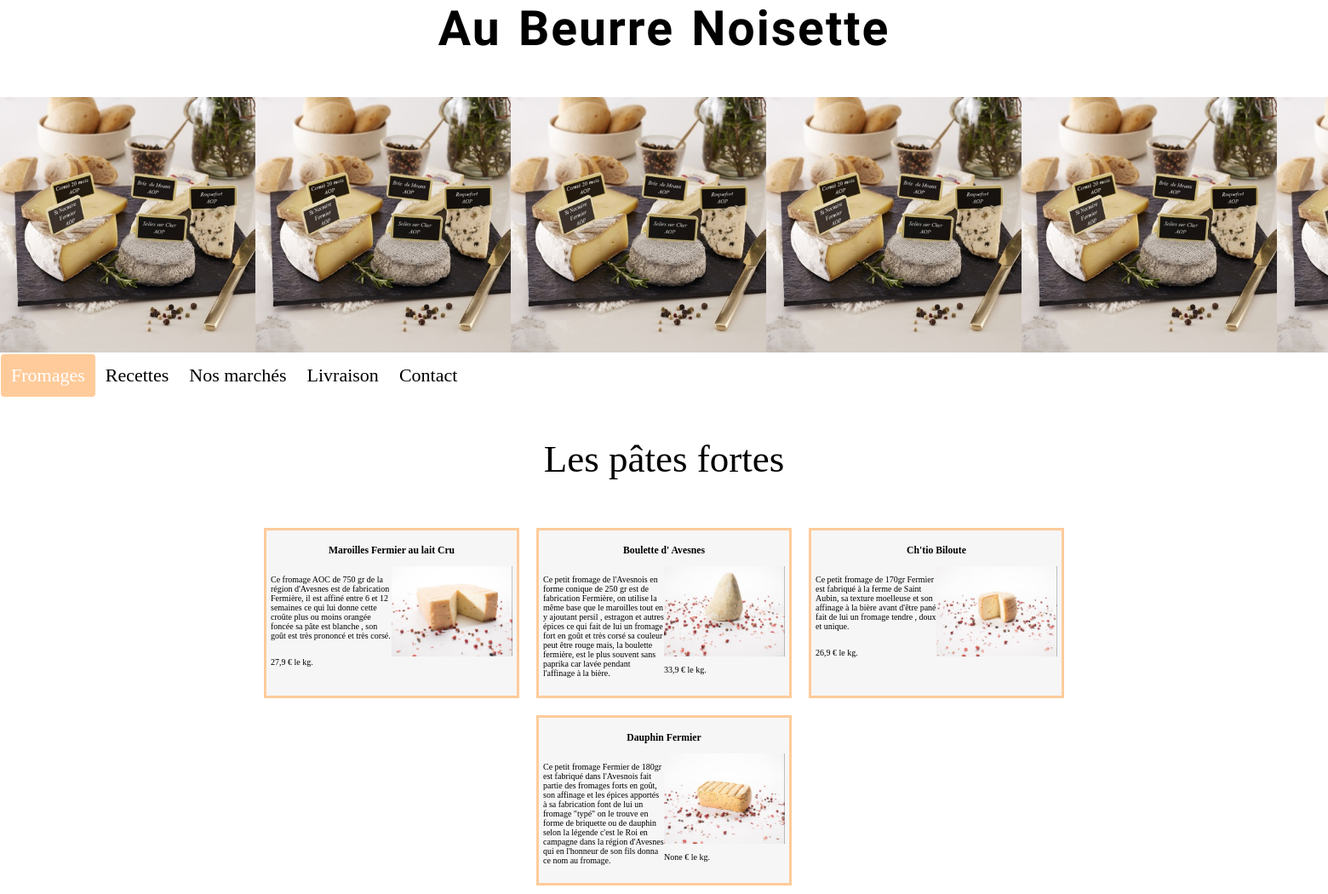
Page /pateforte/ on the committed database.
### cheese/models.py (models this page shows, shortened)
class Fromage(models.Model):
    PATEMOLLES = "PMO"
    PATEPRESSESCUITES = "PPC"
    PATEFLEURIES = "PFL"
    FROMAGEDECHEVRES = "FCH"
    FROMAGEDEBREBIS = "FBR"
    PATEPERSILLEES = "PPE"
    TRIPLECREMES = "TCR"
    PATEFORTES = "PFO"
    COMPOSITION = [
        (PATEMOLLES, "patemolles"),
        (PATEPRESSESCUITES, "patepresseescuites"),
        (PATEFLEURIES, "patefleuries"),
        (FROMAGEDECHEVRES, "fromagedechevres"),
        (FROMAGEDEBREBIS, "fromagedebrebis"),
        (PATEPERSILLEES, "patepersillees"),
        (TRIPLECREMES, "triplecremes"),
        (PATEFORTES, "patefortes"),
    ]
    name = models.CharField(max_length=150)
    slug = models.SlugField(max_length=150, unique=True, blank=True)
    origin = models.CharField(max_length=100, blank=True, verbose_name="origine")
    category = models.CharField(max_length=100, blank=True, choices=COMPOSITION, verbose_name="categories")
    description = models.TextField(blank=True)
    composition = models.CharField(max_length=100, blank=True)
    stock = models.BooleanField(default=False)
    thumbnail = models.ImageField(upload_to="Fromages", blank=True, null=True)
    price = models.FloatField(blank=True, null=True, verbose_name="prix")
    class Meta:
        verbose_name = "Les fromage"

### cheese/views.py (the view)
# urls.py: path('pateforte/', views.pateforte, name='pateforte'),
def pateforte(request):
    fromages = Fromage.objects.filter(category="PFO")
    return render(request, 'cheese/pateforte.html', context={'fromages': fromages})

### cheese/templates/cheese/pateforte.html (shortened to what this page needs)
{% extends 'base.html' %}
{% load static %}
{% block content %}
<section class="section-flex">
            <p class="info-section" style="text-align:center; font-size: 45px;">Les pâtes fortes</p>
    <div class="content">
                {% for fromage in fromages %}
            <div class="item">
            <li class="btn">
                <a href="{% url 'detail' fromage.slug %}"><h3>{{ fromage.name }} </h3></a>
            </li>
            <p>{{ fromage.description }}.</p>
            <img src="{{ fromage.thumbnail.url }}" alt="{{ fromage.name }}" style="max-width: 200px;">
            <p>{{ fromage.price }} € le kg.</p>
        </div>
    {% endfor %}
{% endblock %}

### cheese/static/cheese/style.css (style rules this page uses)
* { box-sizing: border-box; }
body { background-color: white; margin:0; }
.item li.btn { list-style-type: none; text-decoration: none; color: black; }
.item li.btn a { text-decoration: none; color: black; transition-duration: 6s; cursor: pointer; }
.content { display: flex; justify-content: center; flex-wrap: wrap; width: 80%; max-width: 1100px; margin: 15px auto 0; overflow: scroll; }
.item { width: 300px; height: 200px; margin: 10px; overflow: hidden; flex-shrink: 0; font-size: 10px; float: top; border: 3px solid #ffcb9a; padding: 5px; background-color: #F6F6F6; }
.item img { width: 50%; height: auto; float: right; }
.item p { width: 50%; height: auto; float: left; }
.item a { text-align: center; text-decoration: none; }

### rows in the picture
Fromage: name "Maroilles Fermier au lait Cru", description "Ce fromage AOC de 750 gr de la région d'Avesnes est de fabrication Fermière, il est affiné entre 6 et 12 semaines ce qui lui donne cette croûte plus ou moins orangée foncée sa pâte est blanche , son goût est très prononcé et très corsé", thumbnail (picture), price "27,9"
Fromage: name "Boulette d' Avesnes", description "Ce petit fromage de l'Avesnois en forme conique de 250 gr est de fabrication Fermière, on utilise la même base que le maroilles tout en y ajoutant persil , estragon et autres épices ce qui fait de lui un fromage fort en goût et très corsé sa couleur peut être rouge mais, la boulette fermière, est le plus souvent sans paprika car lavée pendant l'affinage à la bière", thumbnail (picture), price "33,9"
Fromage: name "Ch'tio Biloute", description "Ce petit fromage de 170gr Fermier est fabriqué à la ferme de Saint Aubin, sa texture moelleuse et son affinage à la bière avant d'être pané fait de lui un fromage tendre , doux et unique", thumbnail (picture), price "26,9"
Fromage: name "Dauphin Fermier", description "Ce petit fromage Fermier de 180gr est fabriqué dans l'Avesnois fait partie des fromages forts en goût, son affinage et les épices apportés à sa fabrication font de lui un fromage \"typé\" on le trouve en forme de briquette ou de dauphin selon la légende c'est le Roi en campagne dans la région d'Avesnes qui en l'honneur de son fils donna ce nom au fromage", thumbnail (picture), price "None"
